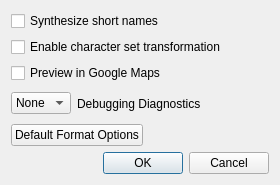
<?xml version="1.0" encoding="UTF-8"?>
<ui version="4.0">
 <class>AdvUi</class>
 <widget class="QDialog" name="AdvUi">
  <property name="geometry">
   <rect>
    <x>0</x>
    <y>0</y>
    <width>280</width>
    <height>185</height>
   </rect>
  </property>
  <property name="windowTitle">
   <string>Global Options</string>
  </property>
  <layout class="QVBoxLayout" name="verticalLayout">
   <item>
    <widget class="QCheckBox" name="synthShortNames">
     <property name="toolTip">
      <string>Create smart shortened names. </string>
     </property>
     <property name="text">
      <string>Synthesize short names</string>
     </property>
    </widget>
   </item>
   <item>
    <widget class="QCheckBox" name="enableCharSetXform">
     <property name="enabled">
      <bool>true</bool>
     </property>
     <property name="toolTip">
      <string>Convert character set encoding between input and output</string>
     </property>
     <property name="text">
      <string>Enable character set transformation</string>
     </property>
    </widget>
   </item>
   <item>
    <widget class="QCheckBox" name="previewGmap">
     <property name="text">
      <string>Preview in Google Maps</string>
     </property>
    </widget>
   </item>
   <item>
    <layout class="QHBoxLayout" name="horizontalLayout">
     <item>
      <widget class="QComboBox" name="debugCombo">
       <property name="toolTip">
        <string>Debugging diagnostics.  
Higher number provides more deitaled diagnostics.</string>
       </property>
       <item>
        <property name="text">
         <string>None</string>
        </property>
       </item>
       <item>
        <property name="text">
         <string>0</string>
        </property>
       </item>
       <item>
        <property name="text">
         <string>1</string>
        </property>
       </item>
       <item>
        <property name="text">
         <string>2</string>
        </property>
       </item>
       <item>
        <property name="text">
         <string>3</string>
        </property>
       </item>
       <item>
        <property name="text">
         <string>4</string>
        </property>
       </item>
       <item>
        <property name="text">
         <string>5</string>
        </property>
       </item>
       <item>
        <property name="text">
         <string>6</string>
        </property>
       </item>
       <item>
        <property name="text">
         <string>7</string>
        </property>
       </item>
       <item>
        <property name="text">
         <string>8</string>
        </property>
       </item>
       <item>
        <property name="text">
         <string>9</string>
        </property>
       </item>
      </widget>
     </item>
     <item>
      <widget class="QLabel" name="label">
       <property name="text">
        <string>Debugging Diagnostics</string>
       </property>
      </widget>
     </item>
     <item>
      <spacer name="horizontalSpacer">
       <property name="orientation">
        <enum>Qt::Horizontal</enum>
       </property>
       <property name="sizeHint" stdset="0">
        <size>
         <width>40</width>
         <height>20</height>
        </size>
       </property>
      </spacer>
     </item>
    </layout>
   </item>
   <item>
    <layout class="QHBoxLayout" name="horizontalLayout_2">
     <item>
      <widget class="QPushButton" name="formatButton">
       <property name="toolTip">
        <string>Set all format input/output options to default values</string>
       </property>
       <property name="text">
        <string>Default Format Options</string>
       </property>
      </widget>
     </item>
     <item>
      <spacer name="horizontalSpacer_2">
       <property name="orientation">
        <enum>Qt::Horizontal</enum>
       </property>
       <property name="sizeHint" stdset="0">
        <size>
         <width>40</width>
         <height>20</height>
        </size>
       </property>
      </spacer>
     </item>
    </layout>
   </item>
   <item>
    <widget class="QDialogButtonBox" name="buttonBox">
     <property name="orientation">
      <enum>Qt::Horizontal</enum>
     </property>
     <property name="standardButtons">
      <set>QDialogButtonBox::Cancel|QDialogButtonBox::Ok</set>
     </property>
    </widget>
   </item>
  </layout>
 </widget>
 <resources/>
 <connections/>
</ui>
